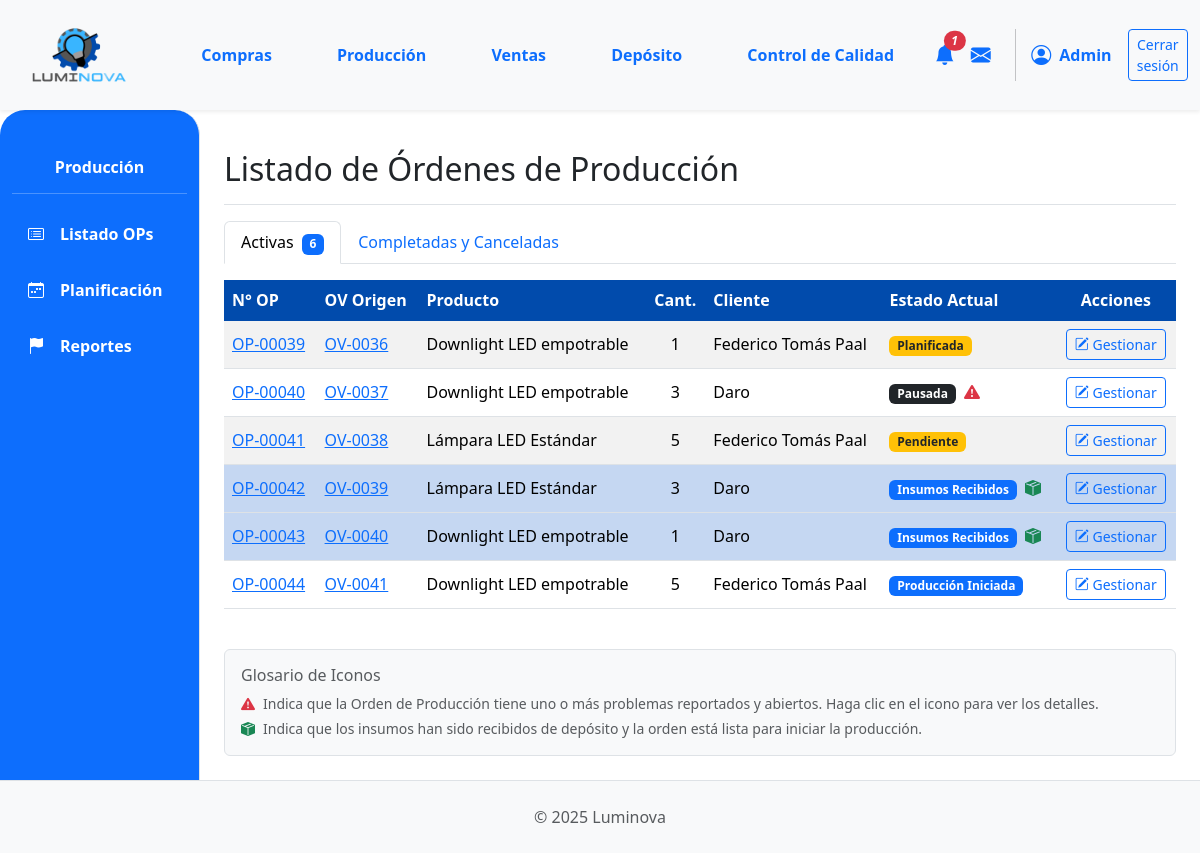
Before: /produccion/ (signed in) with the older database file.
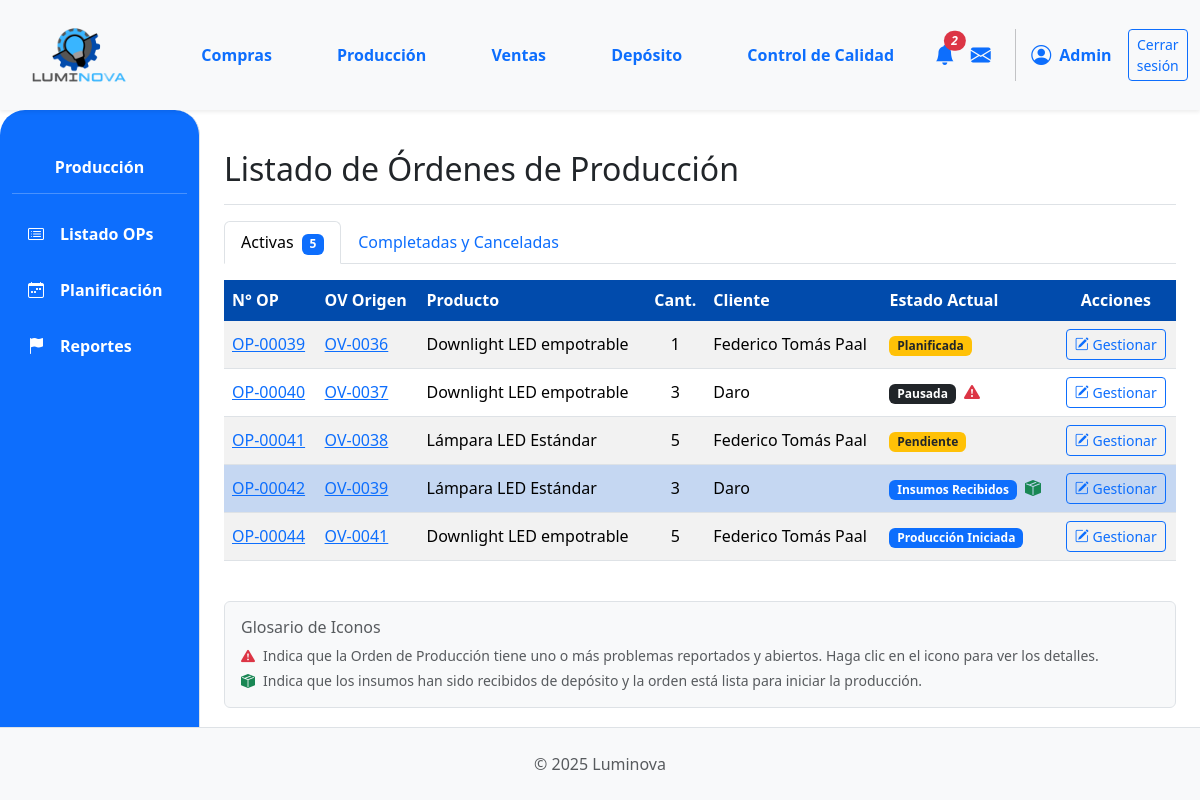
After: the same page with the newer database file.
### App_LUMINOVA/models.py (models this page shows, shortened)
class OrdenProduccion(models.Model):
    numero_op = models.CharField(
        max_length=20, unique=True, verbose_name="N° Orden de Producción"
    )
    orden_venta_origen = models.ForeignKey(
        OrdenVenta,
        on_delete=models.SET_NULL,
        null=True,
        blank=True,
        related_name="ops_generadas",
    )
    producto_a_producir = models.ForeignKey(
        ProductoTerminado, on_delete=models.PROTECT, related_name="ordenes_produccion"
    )
    cantidad_a_producir = models.PositiveIntegerField()
    estado_op = models.ForeignKey(
        EstadoOrden,
        on_delete=models.SET_NULL,
        null=True,
        blank=True,
        related_name="ops_estado",
    )
    fecha_solicitud = models.DateTimeField(default=timezone.now)
    fecha_inicio_real = models.DateTimeField(null=True, blank=True)
    fecha_inicio_planificada = models.DateField(
        null=True, blank=True
    )
    fecha_fin_real = models.DateTimeField(null=True, blank=True)
    fecha_fin_planificada = models.DateField(null=True, blank=True)
    sector_asignado_op = models.ForeignKey(
        SectorAsignado,
        on_delete=models.SET_NULL,
        null=True,
        blank=True,
        related_name="ops_sector",
    )
    notas = models.TextField(null=True, blank=True, verbose_name="Notas")
    def get_estado_op_display(self):
        if self.estado_op:
            return self.estado_op.nombre
        return "Sin Estado Asignado"

class OrdenVenta(models.Model):
    ESTADO_CHOICES = [
        ("PENDIENTE", "Pendiente Confirmación"),
        ("CONFIRMADA", "Confirmada (Esperando Producción)"),
        ("INSUMOS_SOLICITADOS", "Insumos Solicitados"),
        ("PRODUCCION_INICIADA", "Producción Iniciada"),
        ("PRODUCCION_CON_PROBLEMAS", "Producción con Problemas"),
        ("LISTA_ENTREGA", "Lista para Entrega"),
        ("COMPLETADA", "Completada/Entregada"),
        ("CANCELADA", "Cancelada"),
    ]
    numero_ov = models.CharField(
        max_length=20, unique=True, verbose_name="N° Orden de Venta"
    )
    cliente = models.ForeignKey(
        Cliente, on_delete=models.PROTECT, related_name="ordenes_venta"
    )
    fecha_creacion = models.DateTimeField(default=timezone.now)
    estado = models.CharField(
        max_length=50, choices=ESTADO_CHOICES, default="PENDIENTE"
    )
    total_ov = models.DecimalField(
        max_digits=12, decimal_places=2, default=0.00, verbose_name="Total OV"
    )
    notas = models.TextField(blank=True, null=True)

class ProductoTerminado(models.Model):
    descripcion = models.CharField(max_length=255)  # Aumentado max_length
    categoria = models.ForeignKey(
        CategoriaProductoTerminado,
        on_delete=models.PROTECT,
        related_name="productos_terminados",
    )
    precio_unitario = models.DecimalField(max_digits=10, decimal_places=2, default=0.00)
    stock = models.IntegerField(default=0)
    modelo = models.CharField(max_length=50, blank=True, null=True)
    potencia = models.IntegerField(blank=True, null=True)
    acabado = models.CharField(max_length=50, blank=True, null=True)
    color_luz = models.CharField(max_length=50, blank=True, null=True)
    material = models.CharField(max_length=50, blank=True, null=True)
    imagen = models.ImageField(null=True, blank=True, upload_to="productos_terminados/")

class Cliente(models.Model):
    nombre = models.CharField(max_length=150, unique=True)
    direccion = models.TextField(blank=True)
    telefono = models.CharField(max_length=25, blank=True)
    email = models.EmailField(unique=True, null=True, blank=True)

class EstadoOrden(
    models.Model
):
    nombre = models.CharField(
        max_length=50, unique=True
    )

### App_LUMINOVA/views.py (the view)
# urls.py: path('produccion/', produccion_lista_op_view, name='produccion_principal'),
@login_required
def produccion_lista_op_view(request):
    ESTADOS_FINALIZADOS = ["Completada", "Cancelada"]
    base_query = OrdenProduccion.objects.select_related(
        'producto_a_producir__categoria',
        'orden_venta_origen__cliente',
        'estado_op',
        'sector_asignado_op'
    ).prefetch_related(
        Prefetch(
            'reportes_incidencia',
            queryset=Reportes.objects.filter(resuelto=False).select_related('reportado_por', 'sector_reporta'),
            to_attr='reportes_abiertos' # El resultado se guardará en op.reportes_abiertos
        )
    )
    ops_activas = base_query.exclude(
        estado_op__nombre__in=ESTADOS_FINALIZADOS
    ).order_by('fecha_solicitud')
    ops_finalizadas = base_query.filter(
        estado_op__nombre__in=ESTADOS_FINALIZADOS
    ).order_by('-fecha_solicitud')
    context = {
        'ops_activas_list': ops_activas,
        'ops_finalizadas_list': ops_finalizadas,
        'titulo_seccion': 'Listado de Órdenes de Producción',
    }
    return render(request, 'produccion/produccion_lista_op.html', context)

### App_LUMINOVA/context_processors.py (called while the page is built)
def notificaciones_context(request):
    if not request.user.is_authenticated:
        return {}
    ops_con_problemas_count = Reportes.objects.filter(
        resuelto=False,
        orden_produccion_asociada__isnull=False
    ).values('orden_produccion_asociada_id').distinct().count()
    solicitudes_insumos_count = OrdenProduccion.objects.filter(
        estado_op__nombre__iexact='Insumos Solicitados'
    ).count()
    ocs_para_aprobar_count = Orden.objects.filter(
        tipo='compra',
        estado='BORRADOR'
    ).count()
    total_notificaciones = ops_con_problemas_count + solicitudes_insumos_count + ocs_para_aprobar_count
    return {
        'ops_con_problemas_count': ops_con_problemas_count,
        'solicitudes_insumos_count': solicitudes_insumos_count,
        'ocs_para_aprobar_count': ocs_para_aprobar_count,
        'total_notificaciones': total_notificaciones,
    }

### App_LUMINOVA/templates/produccion/produccion_lista_op.html (shortened to what the changed rows need)
{% extends 'padre.html' %}
{% load static %}
{% load django_bootstrap5 %}
{% block content %}
<div class="d-flex justify-content-between flex-wrap flex-md-nowrap align-items-center pt-3 pb-2 mb-3 border-bottom">
    <h1 class="h2">{{ titulo_seccion }}</h1>
</div>
<ul class="nav nav-tabs" id="opTab" role="tablist">
  <li class="nav-item" role="presentation">
    <button class="nav-link active" id="activas-tab" data-bs-toggle="tab" data-bs-target="#activas-tab-pane" type="button" role="tab">
      Activas <span class="badge bg-primary ms-1">{{ ops_activas_list|length }}</span>
    </button>
  </li>
</ul>
<div class="tab-content" id="opTabContent">
  <div class="tab-pane fade show active" id="activas-tab-pane" role="tabpanel">
    <div class="table-responsive mt-3">
        <table class="table table-striped table-hover align-middle">
            <thead class="color-thead">
                <tr>
                    <th style="background-color: #014BAC; color: white;">N° OP</th>
                    <th style="background-color: #014BAC; color: white;">OV Origen</th>
                    <th style="background-color: #014BAC; color: white;">Producto</th>
                    <th class="text-center" style="background-color: #014BAC; color: white;">Cant.</th>
                    <th style="background-color: #014BAC; color: white;">Cliente</th>
                    <th style="background-color: #014BAC; color: white;">Estado Actual</th>
                    <th class="text-center" style="background-color: #014BAC; color: white;">Acciones</th>
                </tr>
            </thead>
            <tbody>
                {% for op in ops_activas_list %}
                <tr class="{% if op.estado_op.nombre|lower == 'insumos recibidos' %}table-info-light{% endif %}">
                    <td><a href="{% url 'App_LUMINOVA:produccion_detalle_op' op.id %}">{{ op.numero_op }}</a></td>
                    <td>{% if op.orden_venta_origen %}<a href="{% url 'App_LUMINOVA:ventas_detalle_ov' op.orden_venta_origen.id %}">{{ op.orden_venta_origen.numero_ov }}</a>{% else %}N/A{% endif %}</td>
                    <td>{{ op.producto_a_producir.descripcion|truncatechars:30 }}</td>
                    <td class="text-center">{{ op.cantidad_a_producir }}</td>
                    <td>{{ op.orden_venta_origen.cliente.nombre|default_if_none:"N/A" }}</td>
                    <td>
                        <span class="badge {% if op.estado_op.nombre|lower == 'pausada' %}bg-dark{% elif op.estado_op.nombre|lower == 'producción con problemas' %}bg-danger{% elif op.estado_op.nombre|lower == 'pendiente' or op.estado_op.nombre|lower == 'planificada' %}bg-warning text-dark{% elif op.estado_op.nombre|lower == 'insumos solicitados' %}bg-info text-dark{% else %}bg-primary{% endif %}">{{ op.get_estado_op_display }}</span>
                        {% if op.reportes_abiertos %}
                            <a href="#" data-bs-toggle="modal" data-bs-target="#modalReportesOP{{ op.id }}" class="ms-1" title="Ver reportes de problemas para OP {{ op.numero_op }}"><i class="bi bi-exclamation-triangle-fill text-danger"></i></a>
                        {% elif op.estado_op and op.estado_op.nombre|lower == 'insumos recibidos' %}
                            <i class="bi bi-box-seam-fill text-success ms-1" title="Insumos Recibidos. Lista para iniciar producción."></i>
                        {% endif %}
                    </td>
                    <td class="text-center"><a href="{% url 'App_LUMINOVA:produccion_detalle_op' op.id %}" class="btn btn-sm btn-outline-primary"><i class="bi bi-pencil-square"></i> Gestionar</a></td>
                </tr>
                {% empty %}
                <tr><td colspan="7" class="text-center p-4"><i class="bi bi-check-circle-fill text-success me-2"></i>No hay órdenes de producción activas.</td></tr>
                {% endfor %}
            </tbody>
        </table>
    </div>
  </div>
</div>
{% endblock %}

### App_LUMINOVA/templates/shared/header.html (shortened to what this page needs)
{% load static %}
<header>
    <nav class="navbar navbar-expand-lg navbar-light bg-light shadow-sm p-0">
        <div class="container-fluid d-flex align-items-center">
            <div class="col-md-3 col-lg-1">
                <a class="navbar-brand d-flex align-items-center ms-3" href="{% url 'App_LUMINOVA:dashboard' %}">
                    <img src="{% static 'img/logo.png' %}" alt="Luminova Logo" height="100" width="100" class="d-inline-block align-text-top me-2">
                </a>
            </div>
            <div class="collapse navbar-collapse" id="navbarContent" style="padding-left: 5%;">
                <ul class="navbar-nav mb-2 mb-lg-0 d-flex justify-content-around w-100">
                    <li class="nav-item"><a class="nav-link text-primary fw-bold" href="{% url 'App_LUMINOVA:compras_lista_oc' %} ">Compras</a></li>
                    <li class="nav-item"><a class="nav-link text-primary fw-bold" href="{% url 'App_LUMINOVA:produccion_principal' %}">Producción</a></li>
                    <li class="nav-item"><a class="nav-link text-primary fw-bold" href="{% url 'App_LUMINOVA:ventas_lista_ov' %}">Ventas</a></li>
                    <li class="nav-item"><a class="nav-link text-primary fw-bold" href="{% url 'App_LUMINOVA:deposito_view' %}">Depósito</a></li>
                    <li class="nav-item"><a class="nav-link text-primary fw-bold" href="{% url 'App_LUMINOVA:control_calidad_view' %}">Control de Calidad</a></li>
                </ul>
                <div class="navbar-nav ms-auto d-flex flex-row align-items-center">
                    {% if user.is_authenticated %}
                        <div class="nav-item dropdown">
                            <a class="nav-link px-2" href="#" role="button" data-bs-toggle="dropdown" aria-expanded="false" title="Notificaciones">
                                <i class="bi bi-bell-fill fs-5 position-relative text-primary">
                                    {% if total_notificaciones > 0 %}
                                    <span class="position-absolute top-0 start-100 translate-middle badge rounded-pill bg-danger" style="font-size: 0.6em;">{{ total_notificaciones }}</span>
                                    {% endif %}
                                </i>
                            </a>
                        </div>
                        <div class="nav-item">
                             <a class="nav-link px-2" href="#" title="Mensajes"><i class="bi bi-envelope-fill fs-5 text-primary"></i></a>
                        </div>
                        <div class="nav-item d-flex align-items-center">
                             <i class="bi bi-person-circle fs-5 text-primary"></i>
                             <span class="ms-2 fw-bold text-primary">{{ user.first_name|default:user.username|capfirst }}</span>
                        </div>
                        <div class="nav-item ms-3">
                            <a class="btn btn-outline-primary btn-sm" href="{% url 'App_LUMINOVA:logout' %}">Cerrar sesión</a>
                        </div>
                    {% endif %}
                </div>
            </div>
        </div>
    </nav>
</header>

Changed rows visible on the page:
no longer on this page (row edited): OrdenProduccion: numero_op "OP-00043", orden_venta_origen.numero_ov "OV-0040", producto_a_producir.descripcion "Downlight LED empotrable", cantidad_a_producir "1", orden_venta_origen.cliente.nombre "Daro", estado_op "Insumos Recibidos"
Other visible differences:
{{ total_notificaciones }}: "1" → "2"
{{ ops_activas_list|length }}: "6" → "5"
